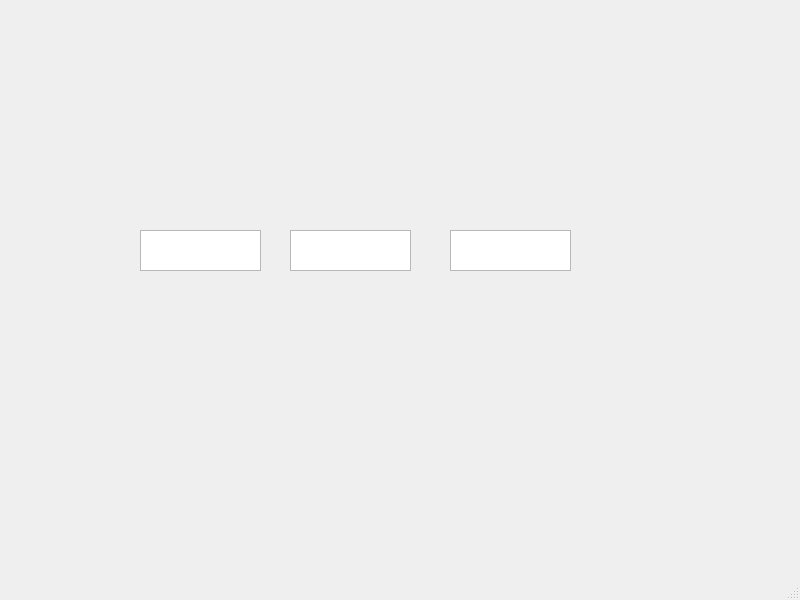
<?xml version="1.0" encoding="UTF-8"?>
<ui version="4.0">
 <class>MainWindow</class>
 <widget class="QMainWindow" name="MainWindow">
  <property name="geometry">
   <rect>
    <x>0</x>
    <y>0</y>
    <width>800</width>
    <height>600</height>
   </rect>
  </property>
  <property name="windowTitle">
   <string>MainWindow</string>
  </property>
  <widget class="QWidget" name="centralwidget">
   <widget class="QTextBrowser" name="lineEdit_x">
    <property name="geometry">
     <rect>
      <x>140</x>
      <y>230</y>
      <width>121</width>
      <height>41</height>
     </rect>
    </property>
   </widget>
   <widget class="QTextBrowser" name="lineEdit_y">
    <property name="geometry">
     <rect>
      <x>290</x>
      <y>230</y>
      <width>121</width>
      <height>41</height>
     </rect>
    </property>
   </widget>
   <widget class="QTextBrowser" name="lineEdit_z">
    <property name="geometry">
     <rect>
      <x>450</x>
      <y>230</y>
      <width>121</width>
      <height>41</height>
     </rect>
    </property>
   </widget>
  </widget>
  <widget class="QMenuBar" name="menubar">
   <property name="geometry">
    <rect>
     <x>0</x>
     <y>0</y>
     <width>800</width>
     <height>22</height>
    </rect>
   </property>
  </widget>
  <widget class="QStatusBar" name="statusbar"/>
 </widget>
 <resources/>
 <connections/>
</ui>
